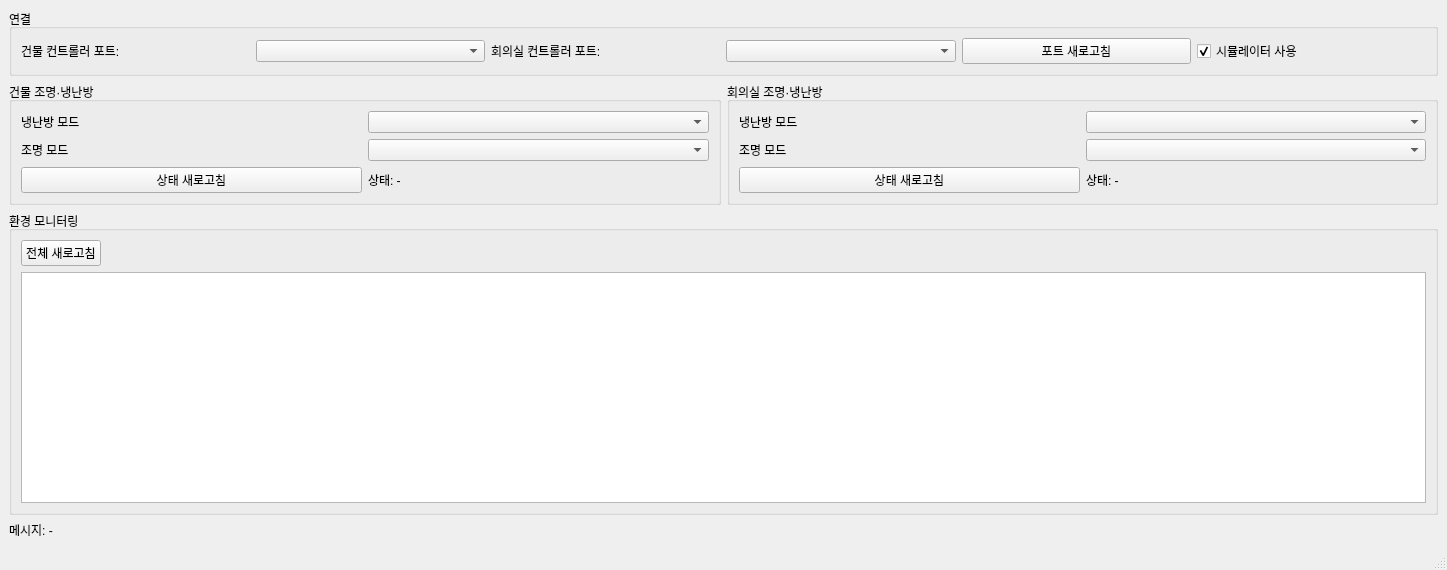
<?xml version="1.0" encoding="UTF-8"?>
<ui version="4.0">
 <class>FacilityPanel</class>
 <widget class="QMainWindow" name="FacilityPanel">
  <property name="geometry">
   <rect>
    <x>0</x>
    <y>0</y>
    <width>1447</width>
    <height>570</height>
   </rect>
  </property>
  <property name="minimumSize">
   <size>
    <width>820</width>
    <height>520</height>
   </size>
  </property>
  <property name="windowTitle">
   <string>설비 제어·모니터링</string>
  </property>
  <widget class="QWidget" name="centralwidget">
   <layout class="QVBoxLayout" name="v_main">
    <item>
     <widget class="QGroupBox" name="grp_conn">
      <property name="title">
       <string>연결</string>
      </property>
      <layout class="QGridLayout" name="grid_conn">
       <item row="0" column="0">
        <widget class="QLabel" name="lbl_build_port">
         <property name="text">
          <string>건물 컨트롤러 포트:</string>
         </property>
        </widget>
       </item>
       <item row="0" column="1">
        <widget class="QComboBox" name="cmb_build_port"/>
       </item>
       <item row="0" column="2">
        <widget class="QLabel" name="lbl_room_port">
         <property name="text">
          <string>회의실 컨트롤러 포트:</string>
         </property>
        </widget>
       </item>
       <item row="0" column="3">
        <widget class="QComboBox" name="cmb_room_port"/>
       </item>
       <item row="0" column="4">
        <widget class="QPushButton" name="btn_refresh_ports">
         <property name="text">
          <string>포트 새로고침</string>
         </property>
        </widget>
       </item>
       <item row="0" column="5">
        <widget class="QCheckBox" name="chk_simulate">
         <property name="text">
          <string>시뮬레이터 사용</string>
         </property>
         <property name="checked">
          <bool>true</bool>
         </property>
        </widget>
       </item>
      </layout>
     </widget>
    </item>
    <item>
     <layout class="QHBoxLayout" name="h_controls">
      <item>
       <widget class="QGroupBox" name="grp_build">
        <property name="title">
         <string>건물 조명·냉난방</string>
        </property>
        <layout class="QGridLayout" name="grid_build">
         <item row="0" column="0">
          <widget class="QLabel" name="lbl_build_hvac">
           <property name="text">
            <string>냉난방 모드</string>
           </property>
          </widget>
         </item>
         <item row="0" column="1">
          <widget class="QComboBox" name="cmb_build_hvac_mode"/>
         </item>
         <item row="1" column="0">
          <widget class="QLabel" name="lbl_build_light">
           <property name="text">
            <string>조명 모드</string>
           </property>
          </widget>
         </item>
         <item row="1" column="1">
          <widget class="QComboBox" name="cmb_build_light_mode"/>
         </item>
         <item row="2" column="0">
          <widget class="QPushButton" name="btn_build_refresh">
           <property name="text">
            <string>상태 새로고침</string>
           </property>
          </widget>
         </item>
         <item row="2" column="1">
          <widget class="QLabel" name="lbl_build_status">
           <property name="text">
            <string>상태: -</string>
           </property>
          </widget>
         </item>
        </layout>
       </widget>
      </item>
      <item>
       <widget class="QGroupBox" name="grp_room">
        <property name="title">
         <string>회의실 조명·냉난방</string>
        </property>
        <layout class="QGridLayout" name="grid_room">
         <item row="0" column="0">
          <widget class="QLabel" name="lbl_room_hvac">
           <property name="text">
            <string>냉난방 모드</string>
           </property>
          </widget>
         </item>
         <item row="0" column="1">
          <widget class="QComboBox" name="cmb_room_hvac_mode"/>
         </item>
         <item row="1" column="0">
          <widget class="QLabel" name="lbl_room_light">
           <property name="text">
            <string>조명 모드</string>
           </property>
          </widget>
         </item>
         <item row="1" column="1">
          <widget class="QComboBox" name="cmb_room_light_mode"/>
         </item>
         <item row="2" column="0">
          <widget class="QPushButton" name="btn_room_refresh">
           <property name="text">
            <string>상태 새로고침</string>
           </property>
          </widget>
         </item>
         <item row="2" column="1">
          <widget class="QLabel" name="lbl_room_status">
           <property name="text">
            <string>상태: -</string>
           </property>
          </widget>
         </item>
        </layout>
       </widget>
      </item>
     </layout>
    </item>
    <item>
     <widget class="QGroupBox" name="grp_monitor">
      <property name="title">
       <string>환경 모니터링</string>
      </property>
      <layout class="QVBoxLayout" name="v_mon">
       <item>
        <layout class="QHBoxLayout" name="h_mon_actions">
         <item>
          <widget class="QPushButton" name="btn_refresh_all">
           <property name="text">
            <string>전체 새로고침</string>
           </property>
          </widget>
         </item>
         <item>
          <spacer name="sp1">
           <property name="orientation">
            <enum>Qt::Horizontal</enum>
           </property>
           <property name="sizeHint" stdset="0">
            <size>
             <width>40</width>
             <height>20</height>
            </size>
           </property>
          </spacer>
         </item>
        </layout>
       </item>
       <item>
        <widget class="QTableWidget" name="tbl_status"/>
       </item>
      </layout>
     </widget>
    </item>
    <item>
     <widget class="QLabel" name="lbl_msg">
      <property name="text">
       <string>메시지: -</string>
      </property>
     </widget>
    </item>
   </layout>
  </widget>
  <widget class="QStatusBar" name="statusbar"/>
 </widget>
 <resources/>
 <connections/>
</ui>
